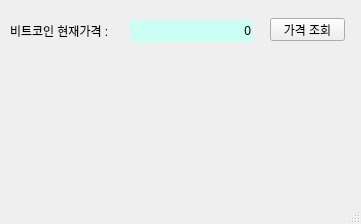
<?xml version="1.0" encoding="UTF-8"?>
<ui version="4.0">
 <class>MainWindow</class>
 <widget class="QMainWindow" name="MainWindow">
  <property name="geometry">
   <rect>
    <x>0</x>
    <y>0</y>
    <width>361</width>
    <height>224</height>
   </rect>
  </property>
  <property name="windowTitle">
   <string>MainWindow</string>
  </property>
  <widget class="QWidget" name="centralwidget">
   <widget class="QLabel" name="label">
    <property name="geometry">
     <rect>
      <x>10</x>
      <y>10</y>
      <width>111</width>
      <height>41</height>
     </rect>
    </property>
    <property name="text">
     <string>비트코인 현재가격 :</string>
    </property>
   </widget>
   <widget class="QLabel" name="price_label">
    <property name="geometry">
     <rect>
      <x>130</x>
      <y>20</y>
      <width>121</width>
      <height>21</height>
     </rect>
    </property>
    <property name="styleSheet">
     <string notr="true">background-color:rgb(202, 255, 244)</string>
    </property>
    <property name="text">
     <string>0</string>
    </property>
    <property name="alignment">
     <set>Qt::AlignRight|Qt::AlignTrailing|Qt::AlignVCenter</set>
    </property>
   </widget>
   <widget class="QPushButton" name="price_btn">
    <property name="geometry">
     <rect>
      <x>270</x>
      <y>18</y>
      <width>75</width>
      <height>23</height>
     </rect>
    </property>
    <property name="text">
     <string>가격 조회</string>
    </property>
   </widget>
  </widget>
  <widget class="QMenuBar" name="menubar">
   <property name="geometry">
    <rect>
     <x>0</x>
     <y>0</y>
     <width>361</width>
     <height>21</height>
    </rect>
   </property>
  </widget>
  <widget class="QStatusBar" name="statusbar"/>
 </widget>
 <resources/>
 <connections/>
</ui>
